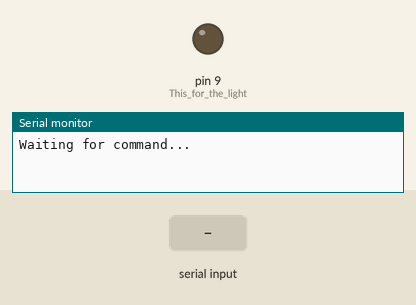
A sketch run on a simulated Arduino Uno, built with avr-gcc and run on an emulated ATmega328P. On the bench: output pins drawn as LEDs (lit = HIGH), the last lines printed to the serial monitor. The inputs (shaded band) are chosen by the test bench.

Above: at 1.2 s.
1.3 s: "1" received over the second serial link
At 2.5 s:
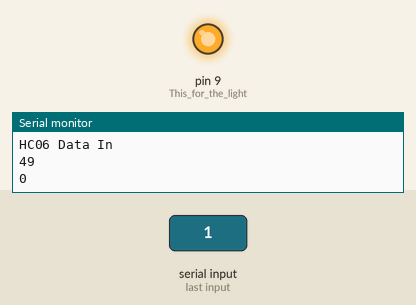
2.8 s: "0" received over the second serial link
At 3.9 s:
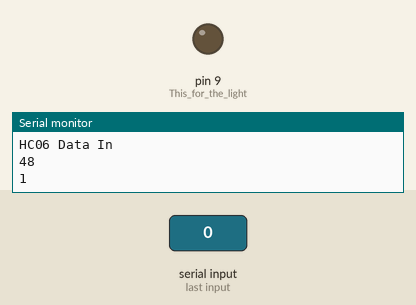
4.3 s: "2" received over the second serial link
At 5.0 s:
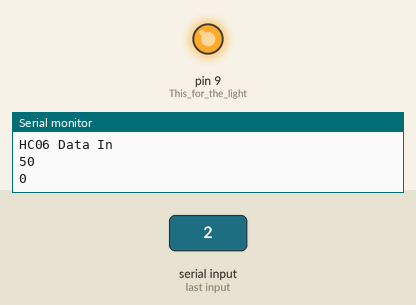
Timing chart, 0 to 7.3 s (numbered marks = the images above; inputs shaded):
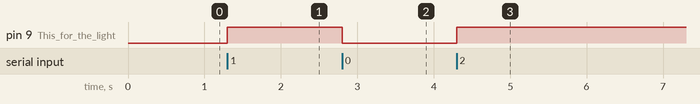

The sketch:

BLE_Controll_Led.ino
```cpp
#include <SoftwareSerial.h>
SoftwareSerial hc06(2,3); // RX, TX
bool isOpen = false;
void setup()
{
  Serial.begin(9600);
  Serial.println("Waiting for command...");
  hc06.begin(9600);//The default baudrate for the module is 9600
  pinMode(9, OUTPUT);//This for the light
  digitalWrite(9, LOW);//Double check that the light is off.
}

void loop() {

  if(hc06.available())
  {
    Serial.println("HC06 Data In");
    Serial.println(hc06.read());
    Serial.println(isOpen);
    if(isOpen == false)
    {
      digitalWrite(9, HIGH);
      isOpen = true;
    }else{
      digitalWrite(9, LOW);
      isOpen = false;
    }

  }

}
```

Measured:
- after the input at 1.3 s, pin 9 (This_for_the_light): LOW → HIGH at once
- after the input at 2.8 s, pin 9 (This_for_the_light): HIGH → LOW at once
- after the input at 4.3 s, pin 9 (This_for_the_light): LOW → HIGH at once
